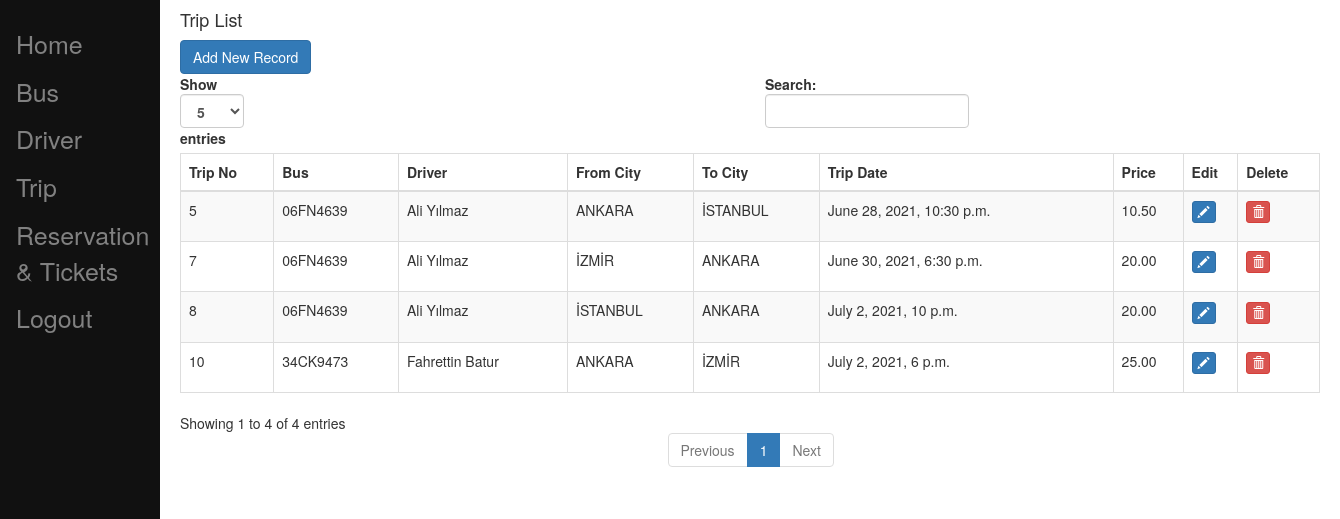
Screenshot of /trip/ (signed in) with the database file from the repository.
### busticket/models.py (models this page shows, shortened)
class Trip(models.Model):
    bus = models.ForeignKey(Bus, on_delete=models.PROTECT)
    driver = models.ForeignKey(Driver, on_delete=models.PROTECT,blank=True,null=True)
    from_city = models.ForeignKey(City, related_name='f_city', on_delete=models.CASCADE,blank=True,null=True)
    to_city = models.ForeignKey(City, related_name='t_city', on_delete=models.CASCADE,blank=True,null=True)
    trip_date = models.DateTimeField(blank=True)
    price = models.DecimalField(max_digits=6, decimal_places=2, default=0.0)
    bus_company = models.ForeignKey(BusCompany, on_delete=models.CASCADE, editable=True,blank=True,null=True)
    class Meta:
        constraints = [
            models.UniqueConstraint(fields=['bus', 'from_city','to_city'], name='unique trip')
        ]

class Bus(models.Model):
    plate_text = models.CharField(max_length=30,unique=True)
    brand_name = models.CharField(max_length=30,default='Mercedes Benz')
    status = models.BooleanField(default=True)
    seat_count = models.IntegerField(default=52)
    bus_company = models.ForeignKey(BusCompany, on_delete=models.CASCADE, blank=True,null=True)
    def __str__(self):
        return self.plate_text

class Driver(models.Model):
    name = models.CharField(max_length=30,default='Unknown Driver',unique=True)
    date_of_birth = models.DateField()
    years_of_experience = models.IntegerField()
    bus_company = models.ForeignKey(BusCompany, on_delete=models.CASCADE, editable=False,blank=True,null=True)
    def __str__(self):
        return self.name

class City(models.Model):
    name = models.CharField(max_length=30,unique=True)
    def __str__(self):
        return self.name

### busticket/views.py (the view)
# urls.py: path('trip/',views.get_list_of_trips),
def get_list_of_trips(request):
    user = User.objects.get(username=request.user.username)
    trip_list = Trip.objects.filter(bus_company=user.buscompany)
    return render(request,"busticket/tripcrud/trip.html",{'trip_list':trip_list})

### busticket/templatetags/user_tags.py (called while the page is built)
@register.filter(name='has_group')
def has_group(user, group_name):
    group = Group.objects.filter(name=group_name)
    if group:
        group = group.first()
        return group in user.groups.all()
    else:
        return False

### templates/busticket/tripcrud/trip.html (shortened to what this page needs)
{% extends 'busticket/base.html' %}
{% block content %}
 <div class="col-md-12">
        <h4>Trip List</h4> <span><a href="/tripnew" class="btn btn-primary">Add New Record</a></span>
        <div class="table-responsive">
  <table id="bootstrapdatatable" class="table table-striped table-bordered" width="100%">
            <thead>
                <th>Trip No</th>
                <th>Bus</th>
                <th>Driver</th>
                <th>From City</th>
                <th>To City</th>
                <th>Trip Date</th>
                <th>Price</th>
                <th>Edit</th>
                <th>Delete</th>
             </thead>
   <tbody>
   {% for trip in trip_list %}
    <tr>
     <td>{{ trip.id }}</td>
     <td>{{ trip.bus }}</td>
     <td>{{ trip.driver }}</td>
     <td>{{ trip.from_city }}</td>
     <td>{{ trip.to_city }}</td>
     <td>{{ trip.trip_date }}</td>
     <td>{{ trip.price }}</td>
     <td><p data-placement="top" data-toggle="tooltip" title="Edit"><a href="/tripedit/{{ trip.id }}" class="btn btn-primary btn-xs" data-title="Edit" data-toggle="modal"  ><span class="glyphicon glyphicon-pencil"></span></a></p></td>
     <td><p data-placement="top" data-toggle="tooltip" title="Delete"><a href="/tripdelete/{{ trip.id }}" class="btn btn-danger btn-xs" onclick="return confirm('Are you sure you want to delete this?')" data-title="Delete" data-toggle="modal"  ><span class="glyphicon glyphicon-trash"></span></a></p></td>
    </tr>
   {% endfor %}
   </tbody>
  </table>
        </div>
    </div>
{% endblock content %}

### templates/busticket/base.html (style rules this page uses)
.maincontainer { padding-left: 160px; }

### rows the page displays
Trip: id "5", bus "06FN4639", driver "Ali Yılmaz", from_city "ANKARA", to_city "İSTANBUL", trip_date "June 28, 2021, 10:30 p.m.", price "10.50"
Trip: id "7", bus "06FN4639", driver "Ali Yılmaz", from_city "İZMİR", to_city "ANKARA", trip_date "June 30, 2021, 6:30 p.m.", price "20.00"
Trip: id "8", bus "06FN4639", driver "Ali Yılmaz", from_city "İSTANBUL", to_city "ANKARA", trip_date "July 2, 2021, 10 p.m.", price "20.00"
Trip: id "10", bus "34CK9473", driver "Fahrettin Batur", from_city "ANKARA", to_city "İZMİR", trip_date "July 2, 2021, 6 p.m.", price "25.00"
